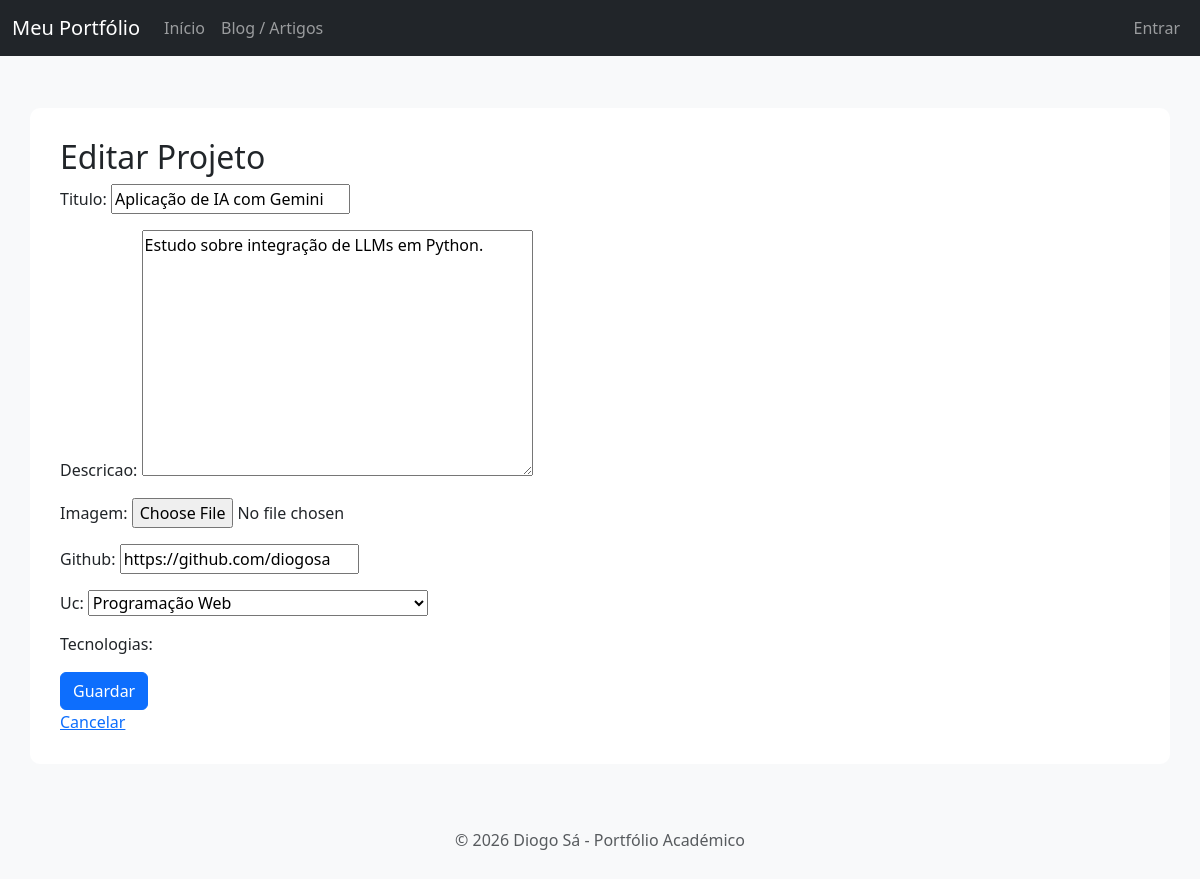
The page /portfolio/projetos/edita/2/ on the database its author committed.
### portfolio/models.py (models this page shows, shortened)
class Projeto(models.Model):
    titulo = models.CharField(max_length=100)
    descricao = models.TextField()
    imagem = models.ImageField(upload_to='projetos/')
    github = models.URLField()
    uc = models.ForeignKey(UnidadeCurricular, on_delete=models.CASCADE)
    tecnologias = models.ManyToManyField(Tecnologia)

### portfolio/views.py (the view)
# urls.py: path('projetos/edita/<int:id>/', views.edita_projeto_view, name='edita_projeto'),
def edita_projeto_view(request, id):
    projeto = get_object_or_404(Projeto, id=id)
    form = ProjetoForm(request.POST or None, request.FILES or None, instance=projeto)
    if form.is_valid():
        form.save()
        return redirect('portfolio:projetos_list')
    return render(request, 'portfolio/projeto_form.html', {'form': form, 'titulo': 'Editar Projeto'})

### portfolio/forms.py
class ProjetoForm(forms.ModelForm):
    class Meta:
        model = Projeto
        fields = '__all__'
        widgets = {
            'tecnologias': forms.CheckboxSelectMultiple(), # Facilita a seleção múltipla
        }

### portfolio/models.py (called while the page is built)
    def __str__(self):
        return self.nome

### portfolio/templates/portfolio/projeto_form.html (shortened to what this page needs)
{% extends 'portfolio/layout.html' %}
{% block content %}
<h2>{{ titulo }}</h2>
<form method="POST" enctype="multipart/form-data">
    {{ form.as_p }}
    <button type="submit" class="btn btn-primary">Guardar</button>
</form>
<a href="{% url 'portfolio:projetos_list' %}">Cancelar</a>
{% endblock %}

### portfolio/templates/portfolio/layout.html (style rules this page uses)
body { padding-top: 60px; background-color: #f8f9fa; }

### rows shown on the page
Projeto: titulo "Aplicação de IA com Gemini", descricao "Estudo sobre integração de LLMs em Python.", github "https://github.com/diogosa", uc "Programação Web"

### other values the page prints
{{ titulo }} "Editar Projeto"
